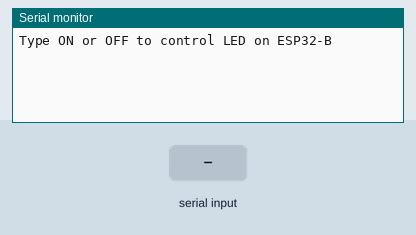
Bench run of a sketch on a simulated ESP32. Shown: the last lines printed to the serial monitor. Inputs (shaded band) come from the test bench.

Above: at 1.2 s.
1.3 s: "1\n" received over Serial
At 1.9 s:
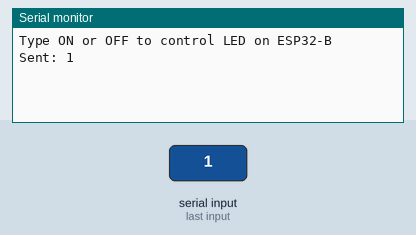
2.8 s: "0\n" received over Serial
At 4.0 s:
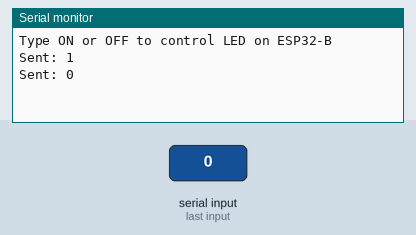
4.3 s: "2\n" received over Serial
At 5.4 s:
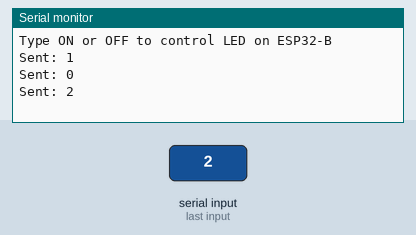

Measured:
- after the input at 1.3 s, the serial monitor: prints a new line at once (image 1)
- after the input at 2.8 s, the serial monitor: prints a new line at once (image 2)
- after the input at 4.3 s, the serial monitor: prints a new line at once (image 3)

The sketch:

12_UART_LED_SENDER.ino
```cpp
// --------------------------------------------------------
// ESP32 : UART Sender
// Sends "ON" / "OFF" to another ESP32 through UART
// --------------------------------------------------------

// Define UART pins
#define TXD_PIN 17    // ESP32-A TX pin → Goes to RX of ESP32-B
#define RXD_PIN 16    // ESP32-A RX pin ← Comes from TX of ESP32-B (optional)

// --------------------------------------------------------
void setup() {
  Serial.begin(115200);    // USB Serial Monitor for user input

  // Initialize UART2 (Serial2) with:
  // Baud rate = 9600
  // Format = 8 data bits, No parity, 1 stop bit
  // RX pin, TX pin
  Serial2.begin(9600, SERIAL_8N1, RXD_PIN, TXD_PIN);

  Serial.println("Type ON or OFF to control LED on ESP32-B");
}

// --------------------------------------------------------
void loop() {

  // Check if user typed something in Serial Monitor (USB)
  if (Serial.available()) {

    // Read the full message until user presses ENTER
    String cmd = Serial.readStringUntil('\n');
    cmd.trim();  // Remove unwanted spaces/newlines

    // Send the command to ESP32-B via UART
    Serial2.println(cmd);

    // Print confirmation
    Serial.print("Sent: ");
    Serial.println(cmd);
  }
}
```
